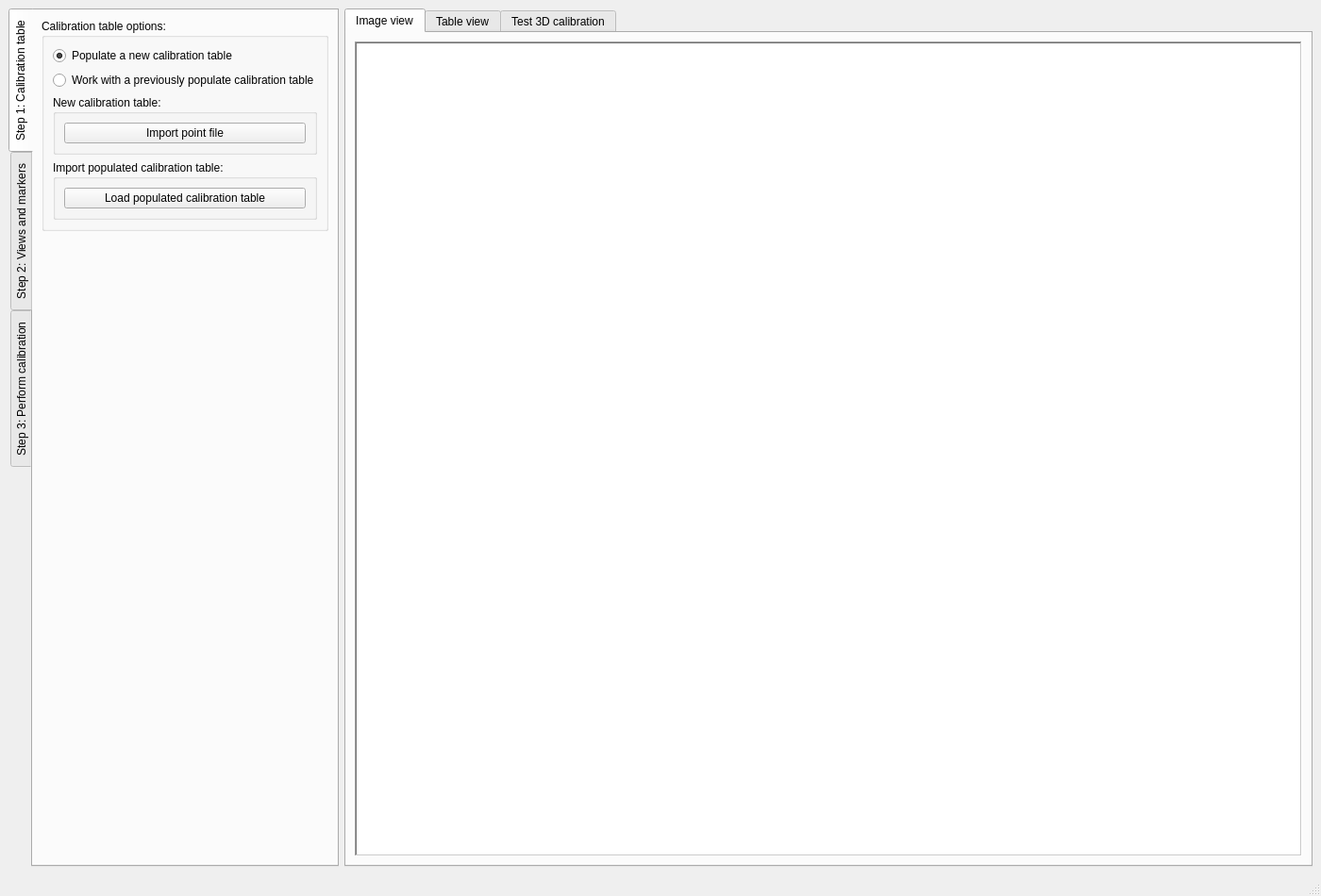
<?xml version="1.0" encoding="UTF-8"?>
<ui version="4.0">
 <class>MainWindow</class>
 <widget class="QMainWindow" name="MainWindow">
  <property name="enabled">
   <bool>true</bool>
  </property>
  <property name="geometry">
   <rect>
    <x>0</x>
    <y>0</y>
    <width>1400</width>
    <height>950</height>
   </rect>
  </property>
  <property name="sizePolicy">
   <sizepolicy hsizetype="Preferred" vsizetype="Preferred">
    <horstretch>0</horstretch>
    <verstretch>0</verstretch>
   </sizepolicy>
  </property>
  <property name="minimumSize">
   <size>
    <width>0</width>
    <height>700</height>
   </size>
  </property>
  <property name="windowTitle">
   <string>MainWindow</string>
  </property>
  <widget class="QWidget" name="centralwidget">
   <layout class="QGridLayout" name="gridLayout">
    <item row="0" column="0" rowspan="2">
     <widget class="QTabWidget" name="tabWidget_2">
      <property name="maximumSize">
       <size>
        <width>350</width>
        <height>16777215</height>
       </size>
      </property>
      <property name="tabPosition">
       <enum>QTabWidget::West</enum>
      </property>
      <property name="currentIndex">
       <number>0</number>
      </property>
      <property name="tabsClosable">
       <bool>false</bool>
      </property>
      <property name="movable">
       <bool>true</bool>
      </property>
      <widget class="QWidget" name="tab_3">
       <attribute name="title">
        <string>Step 1: Calibration table</string>
       </attribute>
       <layout class="QVBoxLayout" name="verticalLayout_2">
        <item>
         <widget class="QGroupBox" name="groupBox_4">
          <property name="minimumSize">
           <size>
            <width>0</width>
            <height>0</height>
           </size>
          </property>
          <property name="maximumSize">
           <size>
            <width>1000</width>
            <height>16777215</height>
           </size>
          </property>
          <property name="title">
           <string>Calibration table options:</string>
          </property>
          <layout class="QVBoxLayout" name="verticalLayout_3">
           <item>
            <widget class="QRadioButton" name="radioButton">
             <property name="text">
              <string>Populate a new calibration table</string>
             </property>
             <property name="checked">
              <bool>true</bool>
             </property>
            </widget>
           </item>
           <item>
            <widget class="QRadioButton" name="radioButton_2">
             <property name="text">
              <string>Work with a previously populate calibration table</string>
             </property>
            </widget>
           </item>
           <item>
            <widget class="QGroupBox" name="groupBox">
             <property name="title">
              <string>New calibration table:</string>
             </property>
             <layout class="QVBoxLayout" name="verticalLayout_6">
              <item>
               <widget class="QPushButton" name="addPointFile_b">
                <property name="enabled">
                 <bool>true</bool>
                </property>
                <property name="sizePolicy">
                 <sizepolicy hsizetype="Minimum" vsizetype="Preferred">
                  <horstretch>0</horstretch>
                  <verstretch>0</verstretch>
                 </sizepolicy>
                </property>
                <property name="toolTip">
                 <string>&lt;html&gt;&lt;head/&gt;&lt;body&gt;&lt;p&gt;Load a .csv file containing the x y and z data (in seperate columns). Each row in the file corresponds to a real-world position of a calibration marker visible in each view. The first row is therefore for the calibration marker 1, the second row for the calibration marker 2, etc...&lt;/p&gt;&lt;/body&gt;&lt;/html&gt;</string>
                </property>
                <property name="text">
                 <string>Import point file</string>
                </property>
               </widget>
              </item>
             </layout>
            </widget>
           </item>
           <item>
            <widget class="QGroupBox" name="groupBox_8">
             <property name="enabled">
              <bool>true</bool>
             </property>
             <property name="minimumSize">
              <size>
               <width>0</width>
               <height>0</height>
              </size>
             </property>
             <property name="title">
              <string>Import populated calibration table:</string>
             </property>
             <layout class="QVBoxLayout" name="verticalLayout_4">
              <item>
               <widget class="QPushButton" name="loadFilledTable_b">
                <property name="enabled">
                 <bool>true</bool>
                </property>
                <property name="sizePolicy">
                 <sizepolicy hsizetype="Preferred" vsizetype="Preferred">
                  <horstretch>0</horstretch>
                  <verstretch>0</verstretch>
                 </sizepolicy>
                </property>
                <property name="minimumSize">
                 <size>
                  <width>0</width>
                  <height>1</height>
                 </size>
                </property>
                <property name="toolTip">
                 <string>&lt;html&gt;&lt;head/&gt;&lt;body&gt;&lt;p&gt;Load data saved from a previously populated table. &lt;/p&gt;&lt;/body&gt;&lt;/html&gt;</string>
                </property>
                <property name="text">
                 <string>Load populated calibration table</string>
                </property>
               </widget>
              </item>
             </layout>
            </widget>
           </item>
          </layout>
         </widget>
        </item>
        <item>
         <spacer name="verticalSpacer_4">
          <property name="orientation">
           <enum>Qt::Vertical</enum>
          </property>
          <property name="sizeHint" stdset="0">
           <size>
            <width>20</width>
            <height>40</height>
           </size>
          </property>
         </spacer>
        </item>
       </layout>
      </widget>
      <widget class="QWidget" name="tab_4">
       <attribute name="title">
        <string>Step 2: Views and markers</string>
       </attribute>
       <layout class="QVBoxLayout" name="verticalLayout_7">
        <item>
         <widget class="QGroupBox" name="groupBox_2">
          <property name="enabled">
           <bool>true</bool>
          </property>
          <property name="maximumSize">
           <size>
            <width>1000</width>
            <height>16777215</height>
           </size>
          </property>
          <property name="title">
           <string>Add views and identify markers on views:</string>
          </property>
          <layout class="QGridLayout" name="gridLayout_3">
           <item row="0" column="0">
            <widget class="QPushButton" name="newView_b">
             <property name="sizePolicy">
              <sizepolicy hsizetype="Preferred" vsizetype="Preferred">
               <horstretch>0</horstretch>
               <verstretch>0</verstretch>
              </sizepolicy>
             </property>
             <property name="maximumSize">
              <size>
               <width>150</width>
               <height>100</height>
              </size>
             </property>
             <property name="statusTip">
              <string>Add a new calibration view.</string>
             </property>
             <property name="text">
              <string>Add a view</string>
             </property>
            </widget>
           </item>
           <item row="2" column="0" colspan="2">
            <widget class="QLabel" name="label_2">
             <property name="text">
              <string>Select view to place markers on:</string>
             </property>
            </widget>
           </item>
           <item row="7" column="0" colspan="2">
            <widget class="QLabel" name="label">
             <property name="text">
              <string>Zoom in on active view:</string>
             </property>
            </widget>
           </item>
           <item row="8" column="0" colspan="2">
            <widget class="QSlider" name="slider">
             <property name="statusTip">
              <string>Slide to zoom in and out on view.</string>
             </property>
             <property name="orientation">
              <enum>Qt::Horizontal</enum>
             </property>
            </widget>
           </item>
           <item row="3" column="0" colspan="2">
            <widget class="QListWidget" name="view_lw">
             <property name="sizePolicy">
              <sizepolicy hsizetype="Preferred" vsizetype="Preferred">
               <horstretch>0</horstretch>
               <verstretch>0</verstretch>
              </sizepolicy>
             </property>
             <property name="maximumSize">
              <size>
               <width>500</width>
               <height>16777215</height>
              </size>
             </property>
             <property name="statusTip">
              <string>Select a view to work with.</string>
             </property>
             <property name="selectionMode">
              <enum>QAbstractItemView::SingleSelection</enum>
             </property>
            </widget>
           </item>
           <item row="0" column="1">
            <widget class="QPushButton" name="delete_b">
             <property name="sizePolicy">
              <sizepolicy hsizetype="Preferred" vsizetype="Preferred">
               <horstretch>0</horstretch>
               <verstretch>0</verstretch>
              </sizepolicy>
             </property>
             <property name="minimumSize">
              <size>
               <width>150</width>
               <height>0</height>
              </size>
             </property>
             <property name="maximumSize">
              <size>
               <width>16777215</width>
               <height>16777215</height>
              </size>
             </property>
             <property name="statusTip">
              <string>Delete the currently selected view.</string>
             </property>
             <property name="text">
              <string>Delete view</string>
             </property>
            </widget>
           </item>
           <item row="1" column="0">
            <widget class="QPushButton" name="link_b">
             <property name="text">
              <string>Link image to view</string>
             </property>
            </widget>
           </item>
          </layout>
         </widget>
        </item>
        <item>
         <widget class="QGroupBox" name="groupBox_6">
          <property name="enabled">
           <bool>true</bool>
          </property>
          <property name="maximumSize">
           <size>
            <width>1000</width>
            <height>16777215</height>
           </size>
          </property>
          <property name="title">
           <string>Improve centroid detection:</string>
          </property>
          <layout class="QGridLayout" name="gridLayout_2">
           <item row="4" column="1">
            <widget class="QLabel" name="label_13">
             <property name="text">
              <string>intensity threshold</string>
             </property>
            </widget>
           </item>
           <item row="1" column="0">
            <widget class="QRadioButton" name="binary_rb">
             <property name="text">
              <string>Show binary</string>
             </property>
            </widget>
           </item>
           <item row="2" column="0">
            <widget class="QRadioButton" name="contour_rb">
             <property name="text">
              <string>Show contours</string>
             </property>
            </widget>
           </item>
           <item row="4" column="0">
            <widget class="QSpinBox" name="binary_sb">
             <property name="maximum">
              <number>255</number>
             </property>
             <property name="value">
              <number>20</number>
             </property>
            </widget>
           </item>
           <item row="3" column="0">
            <widget class="QLabel" name="label_11">
             <property name="text">
              <string>Threshold adjust:</string>
             </property>
            </widget>
           </item>
           <item row="0" column="0">
            <widget class="QRadioButton" name="original_rb">
             <property name="text">
              <string>Show original</string>
             </property>
             <property name="checked">
              <bool>true</bool>
             </property>
            </widget>
           </item>
          </layout>
         </widget>
        </item>
        <item>
         <widget class="QPushButton" name="correct_b">
          <property name="toolTip">
           <string>&lt;html&gt;&lt;head/&gt;&lt;body&gt;&lt;p&gt;Aligns the centers of the manually placed points to the centroids of the detected calibration markers (red dot in the _ctrs image). This is done using a computer vision algorithm. Dots that have correctly 'snapped' to the centroid of the calirbation marker will change color from red to green. If a dot remains red, it is &lt;span style=&quot; font-weight:600; font-style:italic;&quot;&gt;very &lt;/span&gt;likely because the contrast between the calibration marker and its immediate surroundings is not strong enough. To remedy this problem, additional pre-processing of the image is required in a program such as Gimp to improve the contrast and hence the detectability of the point. If a green dot looks 'off' of center, it is also likely due to poor contrast casuing an incorrect detection of the center of the calibration marker. &lt;/p&gt;&lt;/body&gt;&lt;/html&gt;</string>
          </property>
          <property name="text">
           <string>Snap markers to contour centroids</string>
          </property>
         </widget>
        </item>
        <item>
         <spacer name="verticalSpacer_3">
          <property name="orientation">
           <enum>Qt::Vertical</enum>
          </property>
          <property name="sizeHint" stdset="0">
           <size>
            <width>20</width>
            <height>40</height>
           </size>
          </property>
         </spacer>
        </item>
       </layout>
      </widget>
      <widget class="QWidget" name="tab_6">
       <attribute name="title">
        <string>Step 3: Perform calibration</string>
       </attribute>
       <layout class="QVBoxLayout" name="verticalLayout_9">
        <item>
         <widget class="QGroupBox" name="groupBox_5">
          <property name="enabled">
           <bool>true</bool>
          </property>
          <property name="title">
           <string>Step 4: Perform 3D calibration</string>
          </property>
          <layout class="QVBoxLayout" name="verticalLayout_5">
           <item>
            <widget class="QPushButton" name="calibrate_b">
             <property name="toolTip">
              <string>&lt;html&gt;&lt;head/&gt;&lt;body&gt;&lt;p&gt;Performs the 3D calibration. A fully populated table containing a minimum of 2 views each containing a minimum of 8 points is required.&lt;/p&gt;&lt;/body&gt;&lt;/html&gt;</string>
             </property>
             <property name="text">
              <string>Calibrate 3D</string>
             </property>
            </widget>
           </item>
           <item>
            <widget class="QPushButton" name="saveCalibration_b">
             <property name="text">
              <string>Save calibration</string>
             </property>
            </widget>
           </item>
          </layout>
         </widget>
        </item>
        <item>
         <widget class="QGroupBox" name="groupBox_3">
          <property name="title">
           <string>Test calibration:</string>
          </property>
          <layout class="QVBoxLayout" name="verticalLayout">
           <item>
            <widget class="QPushButton" name="loadCal_b">
             <property name="enabled">
              <bool>true</bool>
             </property>
             <property name="toolTip">
              <string>&lt;html&gt;&lt;head/&gt;&lt;body&gt;&lt;p&gt;Load in an older calibration file. If no file is selected, the last calibration performed will be used when 'Test 3D calibration' is clicked. &lt;/p&gt;&lt;/body&gt;&lt;/html&gt;</string>
             </property>
             <property name="text">
              <string>Load calibration</string>
             </property>
            </widget>
           </item>
           <item>
            <widget class="QPushButton" name="loadTest_b">
             <property name="toolTip">
              <string>&lt;html&gt;&lt;head/&gt;&lt;body&gt;&lt;p&gt;Load in an *.csv file including the real-world coordinates of any number of detectable objects appearing in each of the views used to perform the 3D calibration. The format of this file is identical to the file format used when the 'Table view' data is saved to file (i.e. each row contains x,y,z followed by the x and y pixel coordinates for each view).  &lt;/p&gt;&lt;/body&gt;&lt;/html&gt;</string>
             </property>
             <property name="text">
              <string>Load test points</string>
             </property>
            </widget>
           </item>
           <item>
            <widget class="QPushButton" name="testCal_b">
             <property name="text">
              <string>Test 3D calibration</string>
             </property>
            </widget>
           </item>
          </layout>
         </widget>
        </item>
        <item>
         <widget class="QGroupBox" name="groupBox_7">
          <property name="sizePolicy">
           <sizepolicy hsizetype="Preferred" vsizetype="Expanding">
            <horstretch>0</horstretch>
            <verstretch>0</verstretch>
           </sizepolicy>
          </property>
          <property name="title">
           <string>Test statistics:</string>
          </property>
          <layout class="QGridLayout" name="gridLayout_5">
           <item row="2" column="0">
            <widget class="QFrame" name="frame">
             <property name="frameShape">
              <enum>QFrame::Panel</enum>
             </property>
             <property name="frameShadow">
              <enum>QFrame::Sunken</enum>
             </property>
             <layout class="QGridLayout" name="gridLayout_4">
              <item row="3" column="1">
               <widget class="QLabel" name="xmean_l">
                <property name="toolTip">
                 <string>&lt;html&gt;&lt;head/&gt;&lt;body&gt;&lt;p&gt;Error in units used to specify the object-space coordinates in the test point file. &lt;/p&gt;&lt;/body&gt;&lt;/html&gt;</string>
                </property>
                <property name="text">
                 <string>0</string>
                </property>
               </widget>
              </item>
              <item row="2" column="0">
               <widget class="QLabel" name="label_20">
                <property name="text">
                 <string/>
                </property>
               </widget>
              </item>
              <item row="4" column="1">
               <widget class="QLabel" name="ymean_l">
                <property name="toolTip">
                 <string>&lt;html&gt;&lt;head/&gt;&lt;body&gt;&lt;p&gt;Error in units used to specify the object-space coordinates in the test point file. &lt;/p&gt;&lt;/body&gt;&lt;/html&gt;</string>
                </property>
                <property name="text">
                 <string>0</string>
                </property>
               </widget>
              </item>
              <item row="5" column="1">
               <widget class="QLabel" name="zmean_l">
                <property name="toolTip">
                 <string>&lt;html&gt;&lt;head/&gt;&lt;body&gt;&lt;p&gt;Error in units used to specify the object-space coordinates in the test point file. &lt;/p&gt;&lt;/body&gt;&lt;/html&gt;</string>
                </property>
                <property name="text">
                 <string>0</string>
                </property>
               </widget>
              </item>
              <item row="3" column="2">
               <widget class="QLabel" name="xstd_l">
                <property name="text">
                 <string>0</string>
                </property>
               </widget>
              </item>
              <item row="4" column="2">
               <widget class="QLabel" name="ystd_l">
                <property name="text">
                 <string>0</string>
                </property>
               </widget>
              </item>
              <item row="4" column="0">
               <widget class="QLabel" name="label_4">
                <property name="text">
                 <string>y</string>
                </property>
               </widget>
              </item>
              <item row="2" column="1">
               <widget class="QLabel" name="label_8">
                <property name="text">
                 <string>mean error:</string>
                </property>
               </widget>
              </item>
              <item row="2" column="2">
               <widget class="QLabel" name="label_7">
                <property name="text">
                 <string>std. error:</string>
                </property>
               </widget>
              </item>
              <item row="5" column="0">
               <widget class="QLabel" name="label_5">
                <property name="text">
                 <string>z</string>
                </property>
               </widget>
              </item>
              <item row="5" column="2">
               <widget class="QLabel" name="zstd_l">
                <property name="text">
                 <string>0</string>
                </property>
               </widget>
              </item>
              <item row="3" column="0">
               <widget class="QLabel" name="label_3">
                <property name="text">
                 <string>x</string>
                </property>
               </widget>
              </item>
              <item row="0" column="2">
               <widget class="QLabel" name="pointsTested_l">
                <property name="text">
                 <string>0</string>
                </property>
               </widget>
              </item>
              <item row="0" column="0" colspan="2">
               <widget class="QLabel" name="label_6">
                <property name="text">
                 <string>number of points tested:</string>
                </property>
               </widget>
              </item>
              <item row="1" column="0" colspan="3">
               <widget class="Line" name="line">
                <property name="orientation">
                 <enum>Qt::Horizontal</enum>
                </property>
               </widget>
              </item>
             </layout>
            </widget>
           </item>
           <item row="4" column="0">
            <spacer name="verticalSpacer_2">
             <property name="orientation">
              <enum>Qt::Vertical</enum>
             </property>
             <property name="sizeHint" stdset="0">
              <size>
               <width>20</width>
               <height>40</height>
              </size>
             </property>
            </spacer>
           </item>
           <item row="3" column="0">
            <widget class="QPushButton" name="saveTest_b">
             <property name="text">
              <string>Save test results</string>
             </property>
            </widget>
           </item>
          </layout>
         </widget>
        </item>
        <item>
         <spacer name="verticalSpacer">
          <property name="orientation">
           <enum>Qt::Vertical</enum>
          </property>
          <property name="sizeHint" stdset="0">
           <size>
            <width>20</width>
            <height>40</height>
           </size>
          </property>
         </spacer>
        </item>
       </layout>
      </widget>
     </widget>
    </item>
    <item row="0" column="3" rowspan="2">
     <widget class="QTabWidget" name="tabWidget">
      <property name="enabled">
       <bool>true</bool>
      </property>
      <property name="sizePolicy">
       <sizepolicy hsizetype="Preferred" vsizetype="Preferred">
        <horstretch>0</horstretch>
        <verstretch>0</verstretch>
       </sizepolicy>
      </property>
      <property name="currentIndex">
       <number>0</number>
      </property>
      <widget class="QWidget" name="image">
       <attribute name="title">
        <string>Image view</string>
       </attribute>
       <layout class="QVBoxLayout" name="verticalLayout_10">
        <item>
         <widget class="QGraphicsView" name="View">
          <property name="sizePolicy">
           <sizepolicy hsizetype="Preferred" vsizetype="Preferred">
            <horstretch>0</horstretch>
            <verstretch>0</verstretch>
           </sizepolicy>
          </property>
          <property name="minimumSize">
           <size>
            <width>0</width>
            <height>0</height>
           </size>
          </property>
          <property name="maximumSize">
           <size>
            <width>1920</width>
            <height>1080</height>
           </size>
          </property>
          <property name="frameShape">
           <enum>QFrame::WinPanel</enum>
          </property>
          <property name="alignment">
           <set>Qt::AlignLeading|Qt::AlignLeft|Qt::AlignTop</set>
          </property>
         </widget>
        </item>
       </layout>
      </widget>
      <widget class="QWidget" name="table">
       <attribute name="title">
        <string>Table view</string>
       </attribute>
       <layout class="QGridLayout" name="gridLayout_6">
        <item row="1" column="2">
         <widget class="QLabel" name="pointFile_l">
          <property name="text">
           <string>TextLabel</string>
          </property>
         </widget>
        </item>
        <item row="1" column="0">
         <widget class="QPushButton" name="saveTable_b">
          <property name="enabled">
           <bool>true</bool>
          </property>
          <property name="toolTip">
           <string>Saves the table's data to file for later use.</string>
          </property>
          <property name="text">
           <string>Save table to file</string>
          </property>
         </widget>
        </item>
        <item row="1" column="1">
         <widget class="QLabel" name="label_10">
          <property name="maximumSize">
           <size>
            <width>120</width>
            <height>16777215</height>
           </size>
          </property>
          <property name="text">
           <string>Loaded point file:</string>
          </property>
         </widget>
        </item>
        <item row="0" column="0" colspan="3">
         <widget class="QTableView" name="tableWidget"/>
        </item>
       </layout>
      </widget>
      <widget class="QWidget" name="test">
       <attribute name="title">
        <string>Test 3D calibration</string>
       </attribute>
       <layout class="QHBoxLayout" name="horizontalLayout">
        <item>
         <widget class="QTableView" name="test_tableView"/>
        </item>
       </layout>
      </widget>
     </widget>
    </item>
   </layout>
  </widget>
  <widget class="QStatusBar" name="statusbar"/>
 </widget>
 <resources/>
 <connections>
  <connection>
   <sender>radioButton</sender>
   <signal>toggled(bool)</signal>
   <receiver>groupBox</receiver>
   <slot>setVisible(bool)</slot>
   <hints>
    <hint type="sourcelabel">
     <x>85</x>
     <y>49</y>
    </hint>
    <hint type="destinationlabel">
     <x>176</x>
     <y>99</y>
    </hint>
   </hints>
  </connection>
  <connection>
   <sender>radioButton_2</sender>
   <signal>toggled(bool)</signal>
   <receiver>groupBox_8</receiver>
   <slot>setVisible(bool)</slot>
   <hints>
    <hint type="sourcelabel">
     <x>140</x>
     <y>76</y>
    </hint>
    <hint type="destinationlabel">
     <x>224</x>
     <y>155</y>
    </hint>
   </hints>
  </connection>
 </connections>
</ui>
